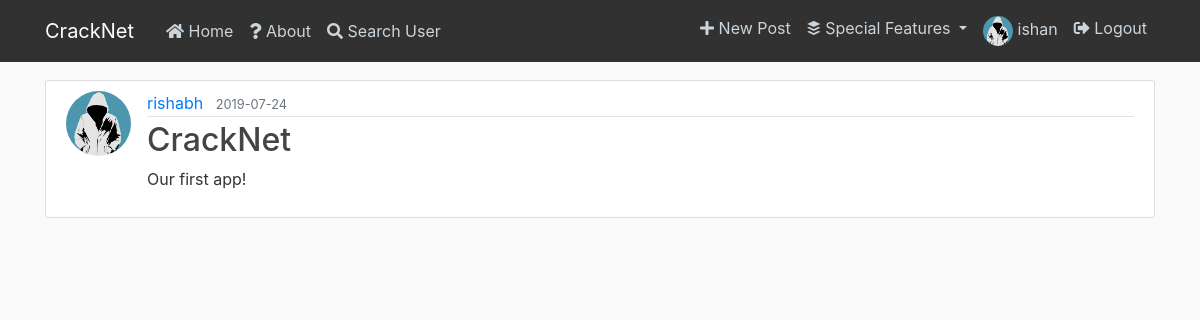
The app's page /post/2 (signed in) with its own data.
### flaskblog/models.py (models this page shows, shortened)
class User(db.Model, UserMixin):
    id = db.Column(db.Integer, primary_key=True)
    username = db.Column(db.String(20), unique=True, nullable=False)
    email = db.Column(db.String(120), unique=True, nullable=False)
    image_file = db.Column(db.String(20), nullable=False, default='default.jpg')
    connections=db.Column(db.Integer, nullable=False, default=0)
    connected_users=db.Column(db.String(100000), default="")
    password = db.Column(db.String(60), nullable=False)
    posts = db.relationship('Post', backref='author', lazy=True)
    comments = db.relationship('Comment', backref='author', lazy=True)

class Post(db.Model):
    id = db.Column(db.Integer, primary_key=True)
    title = db.Column(db.String(100), nullable=False)
    date_posted = db.Column(db.DateTime, nullable=False, default=datetime.utcnow)
    content = db.Column(db.Text, nullable=False)
    likes = db.Column(db.Integer, nullable=False, default=0)
    liked_users = db.Column(db.String(100000),default="")
    user_id = db.Column(db.Integer, db.ForeignKey('user.id'), nullable=False)
    comments = db.relationship('Comment', backref='post', lazy=True)

### flaskblog/routes.py (the view)
@app.route("/post/<int:post_id>")
def post(post_id):
    post = Post.query.get_or_404(post_id)
    return render_template('post.html', title=post.title, post=post)

### flaskblog/models.py (called while the page is built)
@login_manager.user_loader
def load_user(user_id):
    return User.query.get(int(user_id))

### flaskblog/templates/post.html (shortened to what this page needs)
{% extends "layout.html" %}
{% block content %}
  <article class="media content-section">
    <img class="rounded-circle article-img" src="{{ url_for('static', filename='profile_pics/' + post.author.image_file) }}">
    <div class="media-body">
      <div class="article-metadata">
        {% if current_user.username != post.author.username %}
          <a class="mr-2" href="{{ url_for('profile', username=post.author.username) }}">{{ post.author.username }}</a>
        {% else %}
          <a class="mr-2" href="{{ url_for('account') }}">{{ post.author.username }}</a>
        {% endif %}
        <small class="text-muted">{{ post.date_posted.strftime('%Y-%m-%d') }}</small>
      </div>
      <h2 class="article-title">{{ post.title }}</h2>
      <p class="article-content">{{ post.content }}</p>
    </div>
  </article>
{% endblock content %}

### flaskblog/templates/layout.html (shortened to what this page needs)
<!DOCTYPE html>
<html>
<head>
    <link rel="stylesheet" href="https://maxcdn.bootstrapcdn.com/bootstrap/4.0.0/css/bootstrap.min.css">
    <link rel="stylesheet" href="https://use.fontawesome.com/releases/v5.8.2/css/all.css">
    <link rel="stylesheet" type="text/css" href="{{ url_for('static', filename='main.css') }}">
</head>
<body>
    <header class="site-header">
      <nav class="navbar navbar-expand-md navbar-dark bg-steel fixed-top">
        <div class="container">
          <a class="navbar-brand mr-4" href="/">CrackNet</a>
          <div class="collapse navbar-collapse" id="navbarToggle">
            <div class="navbar-nav mr-auto">
              <a class="nav-item nav-link" href="{{ url_for('home') }}"><i class="fas fa-home"></i> Home</a>
              <a class="nav-item nav-link" href="{{ url_for('about') }}"><i class="fas fa-question"></i> About</a>
              <a class="nav-item nav-link" data-toggle="modal" href="#SearchModal"><i class="fas fa-search"></i> Search User</a>
            </div>
            <div class="navbar-nav">
              {% if current_user.is_authenticated %}
                <a class="nav-item nav-link" href="{{ url_for('new_post') }}"><i class="fas fa-plus"></i> New Post</a>
                <li class="nav-item dropdown">
                  <a class="nav-link dropdown-toggle" href="#" id="navbarDropdown" role="button" data-toggle="dropdown" aria-haspopup="true" aria-expanded="false">
                    <i class="fab fa-buffer"></i> Special Features
                  </a>
                </li>
                <a class="nav-item nav-link" href="{{ url_for('account') }}"><img class="acc-nav-img" src="{{ url_for('static', filename='profile_pics/' + current_user.image_file) }}">  {{current_user.username}}</a>
                <a class="nav-item nav-link" href="{{ url_for('logout') }}"><i class="fas fa-sign-out-alt"></i> Logout</a>
              {% else %}
                <a class="nav-item nav-link" href="{{ url_for('login') }}"><i class="fas fa-sign-in-alt"></i> Login</a>
                <a class="nav-item nav-link" href="{{ url_for('register') }}"><i class="fas fa-user-plus"></i> Register</a>
              {% endif %}
            </div>
          </div>
        </div>
      </nav>
    </header>
    <main role="main" class="container">
      <div class="row">
        <div class="col-md-12">
          {% block content %}{% endblock %}
        </div>
      </div>
    </main>
</body>
</html>

### flaskblog/static/main.css (style rules this page uses)
body { background: #fafafa; color: #333333; margin-top: 5rem; }
h1, h2, h3, h4, h5, h6 { color: #444444; }
.bg-steel { background-color: #313131; }
.site-header .navbar-nav .nav-link { color: #cbd5db; }
.content-section { background: #ffffff; padding: 10px 20px; border: 1px solid #dddddd; border-radius: 3px; margin-bottom: 20px; }
.article-title { color: #444444; }
.article-content { white-space: pre-line; }
.article-img { height: 65px; width: 65px; margin-right: 16px; }
.article-metadata { padding-bottom: 1px; margin-bottom: 4px; border-bottom: 1px solid #e3e3e3 }
.acc-nav-img { border-radius:50%; height:30px; width:30px; }

### records on screen
User: image_file (placeholder picture), username "ishan"
User: image_file (placeholder picture), author.username "rishabh"
Post: date_posted "2019-07-24", title "CrackNet", content "Our first app!"
